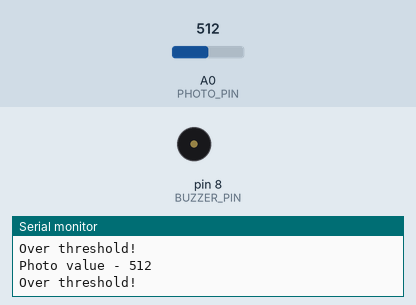
Simulated run of this sketch. Board: Arduino Uno, built with avr-gcc and run on an emulated ATmega328P. Shown: buzzer (waves = sounding), the last lines printed to the serial monitor. The test bench sets the inputs (shaded band); at power-on: A0 (PHOTO_PIN) = 512.

Above: at 1.9 s.
2.0 s: A0 (PHOTO_PIN) set to 260
6.4 s: A0 (PHOTO_PIN) set to 243
At 7.0 s:
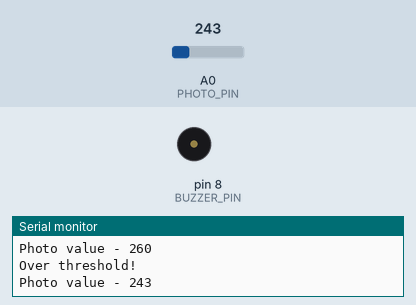
Timing chart, 0 to 9.4 s (numbered marks = the images above; inputs shaded):
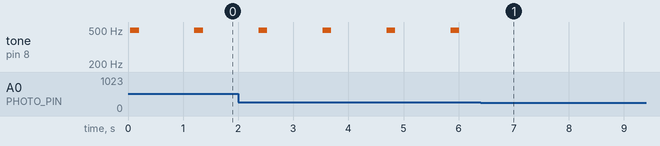

The sketch:

photoAlarm.ino
```cpp
#define PHOTO_PIN 0
#define LOOP_FREQUENCY 1000 //millisec
#define LIGHT_THRESHOLD 250
#define BUZZER_PIN 8

void activateBuzzer(){
  unsigned char i;
  for(i=0;i<80;i++){
    digitalWrite(BUZZER_PIN,HIGH);
    delay(1);//wait for 1ms
    digitalWrite(BUZZER_PIN,LOW);
    delay(1);//wait for 1ms
  }
}

void setup() {
  Serial.begin(9600);
  pinMode(BUZZER_PIN,OUTPUT);//initialize the buzzer
}

void loop() {
  int photoReading = analogRead(PHOTO_PIN);
  Serial.print("Photo value - ");
  Serial.println(photoReading);
  if(LIGHT_THRESHOLD < photoReading){
    Serial.println("Over threshold!");
    activateBuzzer();
  }
  delay(LOOP_FREQUENCY);
}
```

Measured:
- the behaviour switches between 251 and 250 on A0 (PHOTO_PIN) (found by bisection; images 0 and 1)
- after the input at 6.4 s, tone on pin 8 (BUZZER_PIN): stops changing and stays silent
- by itself, tone on pin 8 (BUZZER_PIN): alternates 496 Hz for 0.16 s and silent for 1.0 s
